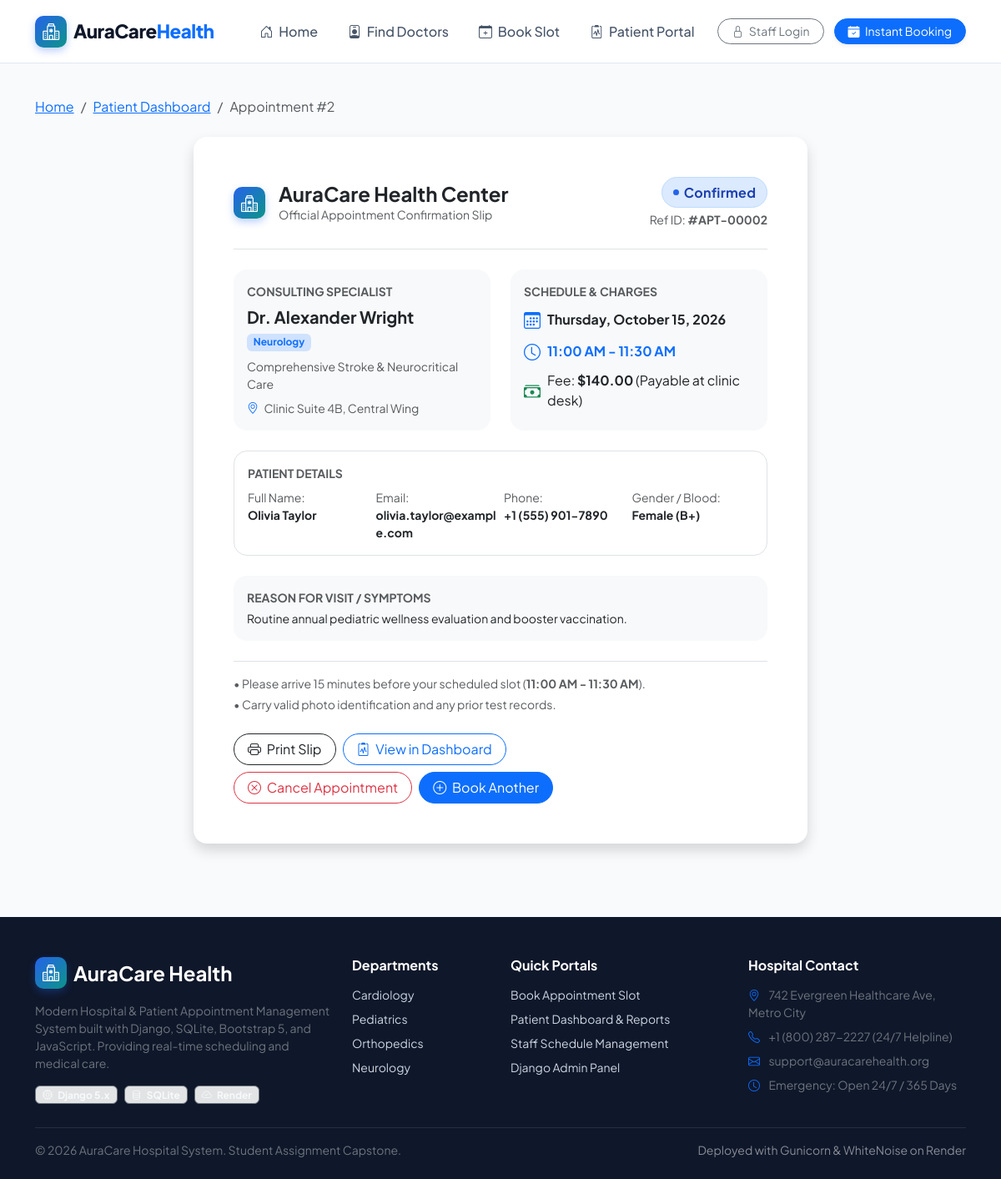
/appointments/2/, run on the app's committed database.
### hospital_app/models.py (models this page shows, shortened)
class Appointment(models.Model):
    patient = models.ForeignKey(Patient, on_delete=models.CASCADE, related_name='appointments')
    doctor = models.ForeignKey(Doctor, on_delete=models.CASCADE, related_name='appointments')
    date = models.DateField()
    time_slot = models.CharField(max_length=50, choices=TIME_SLOT_CHOICES)
    reason = models.TextField(help_text="Chief complaint or consultation reason")
    status = models.CharField(max_length=20, choices=STATUS_CHOICES, default='Pending')
    cancellation_reason = models.TextField(blank=True, null=True)
    created_at = models.DateTimeField(auto_now_add=True)
    class Meta:
        ordering = ['-date', 'time_slot']
        constraints = [
            models.UniqueConstraint(
                fields=['doctor', 'date', 'time_slot'],
                condition=~models.Q(status='Cancelled'),
                name='unique_active_doctor_appointment_slot'
            )
        ]

class Doctor(models.Model):
    name = models.CharField(max_length=150, help_text="Full doctor name, e.g., Dr. Sarah Jenkins")
    department = models.CharField(max_length=50, choices=DEPARTMENT_CHOICES)
    specialization = models.CharField(max_length=200, help_text="Detailed specialization e.g., Interventional Cardiology")
    consultation_fee = models.DecimalField(max_digits=10, decimal_places=2, default=50.00)
    available_days = models.CharField(
        max_length=255,
        default="Monday, Tuesday, Wednesday, Thursday, Friday",
        help_text="Comma-separated days, e.g. Monday, Tuesday, Wednesday"
    )
    is_active = models.BooleanField(default=True, help_text="Designates whether this doctor is currently active.")
    qualification = models.CharField(max_length=150, default="MBBS, MD", help_text="Degrees & certifications")
    experience_years = models.PositiveIntegerField(default=5, help_text="Years of clinical experience")
    email = models.EmailField(blank=True, null=True)
    phone = models.CharField(max_length=20, blank=True, null=True)
    bio = models.TextField(blank=True, help_text="Professional summary and background")
    profile_image = models.URLField(
        blank=True,
        null=True,
        help_text="Direct URL to doctor's portrait or avatar"
    )
    class Meta:
        ordering = ['department', 'name']

class Patient(models.Model):
    user = models.ForeignKey(User, on_delete=models.SET_NULL, null=True, blank=True, related_name='patient_profiles')
    first_name = models.CharField(max_length=100)
    last_name = models.CharField(max_length=100)
    email = models.EmailField()
    phone = models.CharField(max_length=20)
    date_of_birth = models.DateField(null=True, blank=True)
    gender = models.CharField(max_length=10, choices=GENDER_CHOICES, default='Male')
    blood_group = models.CharField(max_length=5, choices=BLOOD_GROUP_CHOICES, blank=True, null=True)
    address = models.TextField(blank=True)
    created_at = models.DateTimeField(auto_now_add=True)
    class Meta:
        ordering = ['-created_at']
    @property
    def full_name(self):
        return f"{self.first_name} {self.last_name}"

### hospital_app/views.py (the view)
# urls.py: path('appointments/<int:pk>/', views.appointment_detail, name='appointment_detail'),
def appointment_detail(request, pk):
    appointment = get_object_or_404(Appointment, pk=pk)
    report = getattr(appointment, 'report', None)
    context = {
        'appointment': appointment,
        'report': report,
    }
    return render(request, 'hospital_app/appointment_detail.html', context)

### hospital_app/templates/hospital_app/appointment_detail.html (shortened to what this page needs)
{% extends 'hospital_app/base.html' %}
{% load static %}
{% block content %}
<div class="container py-4">
    <div class="mb-4 no-print">
        <nav aria-label="breadcrumb">
            <ol class="breadcrumb small">
                <li class="breadcrumb-item"><a href="{% url 'home' %}">Home</a></li>
                <li class="breadcrumb-item"><a href="{% url 'patient_dashboard' %}">Patient Dashboard</a></li>
                <li class="breadcrumb-item active" aria-current="page">Appointment #{{ appointment.id }}</li>
            </ol>
        </nav>
    </div>
    <div class="row justify-content-center">
        <div class="col-lg-8">
            <div class="card border-0 shadow rounded-4 p-4 p-md-5 bg-white appointment-slip">
                <div class="d-flex flex-column flex-md-row justify-content-between align-items-start align-items-md-center gap-3 pb-4 mb-4 border-bottom">
                    <div class="d-flex align-items-center gap-3">
                        <div class="brand-icon">
                            <i class="bi bi-hospital"></i>
                        </div>
                        <div>
                            <h4 class="fw-bold mb-0">AuraCare Health Center</h4>
                            <p class="small text-muted mb-0">Official Appointment Confirmation Slip</p>
                        </div>
                    </div>
                    <div class="text-md-end">
                        <div class="badge-status badge-{{ appointment.status }} fs-6">
                            <span class="status-dot"></span>
                            {{ appointment.status }}
                        </div>
                        <div class="small text-muted mt-1">Ref ID: <strong>#APT-{{ appointment.id|stringformat:"05d" }}</strong></div>
                    </div>
                </div>
                <div class="row g-4 mb-4">
                    <div class="col-md-6">
                        <div class="p-3 rounded-4 bg-light h-100">
                            <span class="text-uppercase small fw-bold text-muted d-block mb-2">Consulting Specialist</span>
                            <h5 class="fw-bold text-dark mb-1">{{ appointment.doctor.name }}</h5>
                            <span class="badge bg-primary-subtle text-primary mb-2">{{ appointment.doctor.department }}</span>
                            <div class="small text-muted">{{ appointment.doctor.specialization }}</div>
                            <div class="small text-muted mt-2">
                                <i class="bi bi-geo-alt me-1 text-primary"></i> Clinic Suite 4B, Central Wing
                            </div>
                        </div>
                    </div>
                    <div class="col-md-6">
                        <div class="p-3 rounded-4 bg-light h-100">
                            <span class="text-uppercase small fw-bold text-muted d-block mb-2">Schedule & Charges</span>
                            <div class="d-flex align-items-center gap-2 mb-2">
                                <i class="bi bi-calendar3 text-primary fs-5"></i>
                                <span class="fw-bold text-dark">{{ appointment.date|date:"l, F j, Y" }}</span>
                            </div>
                            <div class="d-flex align-items-center gap-2 mb-2">
                                <i class="bi bi-clock text-primary fs-5"></i>
                                <span class="fw-bold text-primary">{{ appointment.time_slot }}</span>
                            </div>
                            <div class="d-flex align-items-center gap-2">
                                <i class="bi bi-cash-stack text-success fs-5"></i>
                                <span>Fee: <strong class="text-dark">${{ appointment.doctor.consultation_fee }}</strong> (Payable at clinic desk)</span>
                            </div>
                        </div>
                    </div>
                    <div class="col-12">
                        <div class="p-3 rounded-4 border bg-white">
                            <span class="text-uppercase small fw-bold text-muted d-block mb-2">Patient Details</span>
                            <div class="row g-2 small">
                                <div class="col-sm-6 col-md-3">
                                    <span class="text-muted d-block">Full Name:</span>
                                    <strong class="text-dark">{{ appointment.patient.full_name }}</strong>
                                </div>
                                <div class="col-sm-6 col-md-3">
                                    <span class="text-muted d-block">Email:</span>
                                    <strong class="text-dark">{{ appointment.patient.email }}</strong>
                                </div>
                                <div class="col-sm-6 col-md-3">
                                    <span class="text-muted d-block">Phone:</span>
                                    <strong class="text-dark">{{ appointment.patient.phone }}</strong>
                                </div>
                                <div class="col-sm-6 col-md-3">
                                    <span class="text-muted d-block">Gender / Blood:</span>
                                    <strong class="text-dark">{{ appointment.patient.gender }} {% if appointment.patient.blood_group %}({{ appointment.patient.blood_group }}){% endif %}</strong>
                                </div>
                            </div>
                        </div>
                    </div>
                    <div class="col-12">
                        <div class="p-3 rounded-4 bg-light">
                            <span class="text-uppercase small fw-bold text-muted d-block mb-1">Reason for Visit / Symptoms</span>
                            <p class="mb-0 text-dark small">{{ appointment.reason }}</p>
                        </div>
                    </div>
                </div>
                <div class="small text-muted border-top pt-3 mb-4">
                    <p class="mb-1">&bull; Please arrive 15 minutes before your scheduled slot (<strong>{{ appointment.time_slot }}</strong>).</p>
                    <p class="mb-0">&bull; Carry valid photo identification and any prior test records.</p>
                </div>
                <div class="d-flex flex-wrap justify-content-between align-items-center gap-2 no-print">
                    <div class="d-flex gap-2">
                        <button type="button" class="btn btn-outline-dark rounded-pill px-3 btn-print">
                            <i class="bi bi-printer me-1"></i> Print Slip
                        </button>
                        <a href="{% url 'patient_dashboard' %}?email={{ appointment.patient.email }}" class="btn btn-outline-primary rounded-pill px-3">
                            <i class="bi bi-clipboard2-pulse me-1"></i> View in Dashboard
                        </a>
                    </div>
                    <div class="d-flex gap-2">
                        {% if appointment.status == 'Pending' or appointment.status == 'Confirmed' %}
                            <button type="button" class="btn btn-outline-danger rounded-pill px-3" data-bs-toggle="modal" data-bs-target="#cancelModal">
                                <i class="bi bi-x-circle me-1"></i> Cancel Appointment
                            </button>
                        {% endif %}
                        <a href="{% url 'book_appointment' %}" class="btn btn-primary rounded-pill px-3">
                            <i class="bi bi-plus-circle me-1"></i> Book Another
                        </a>
                    </div>
                </div>
            </div>
        </div>
    </div>
</div>
{% endblock %}

### hospital_app/static/css/style.css (style rules this page uses)
:root { --primary-blue: #1e40af; --primary-blue-dark: #0f172a; --primary-blue-light: #3b82f6; --teal-accent: #0d9488; --teal-light: #ccfbf1; --emerald-green: #059669; --emerald-light: #d1fae5; --warning-amber: #d97706; --warning-light: #fef3c7; --danger-rose: #e11d48; --danger-light: #ffe4e6; --bg-page: #f8fafc; --bg-card: #ffffff; --text-main: #0f172a; --text-muted: #64748b; --border-soft: #e2e8f0; --radius-sm: 8px; --radius-md: 14px; --radius-lg: 20px; --shadow-subtle: 0 4px 6px -1px rgba(0, 0, 0, 0.05), 0 2px 4px -2px rgba(0, 0, 0, 0.05); --shadow-card: 0 10px 25px -5px rgba(15, 23, 42, 0.08), 0 8px 10px -6px rgba(15, 23, 42, 0.04); --shadow-hover: 0 20px 30px -10px rgba(30, 64, 175, 0.15), 0 10px 15px -5px rgba(15, 23, 42, 0.06); --transition: all 0.25s cubic-bezier(0.16, 1, 0.3, 1); }
body { font-family: 'Plus Jakarta Sans', 'Inter', -apple-system, BlinkMacSystemFont, sans-serif; background-color: var(--bg-page); color: var(--text-main); min-height: 100vh; display: flex; flex-direction: column; }
.brand-icon { width: 38px; height: 38px; background: linear-gradient(135deg, #2563eb, #0d9488); border-radius: 10px; display: flex; align-items: center; justify-content: center; color: white; font-size: 1.25rem; box-shadow: 0 4px 10px rgba(37, 99, 235, 0.3); }
.badge-status { padding: 0.35rem 0.8rem; border-radius: 50px; font-size: 0.75rem; font-weight: 700; letter-spacing: 0.3px; display: inline-flex; align-items: center; gap: 0.35rem; }
.badge-Confirmed { background: #dbeafe; color: #1e40af; border: 1px solid #bfdbfe; }
.status-dot { width: 7px; height: 7px; border-radius: 50%; display: inline-block; }
.badge-Confirmed .status-dot { background-color: #2563eb; }

### data on the page
Appointment: id "2", status "Confirmed", id "00002", doctor.name "Dr. Alexander Wright", doctor.department "Neurology", doctor.specialization "Comprehensive Stroke & Neurocritical Care", date "Thursday, October 15, 2026", time_slot "11:00 AM - 11:30 AM", doctor.consultation_fee "140.00", patient.full_name "Olivia Taylor", patient.email "olivia.taylor@example.com", patient.phone "+1 (555) 901-7890", patient.gender "Female", patient.blood_group "B+", reason "Routine annual pediatric wellness evaluation and booster vaccination."
